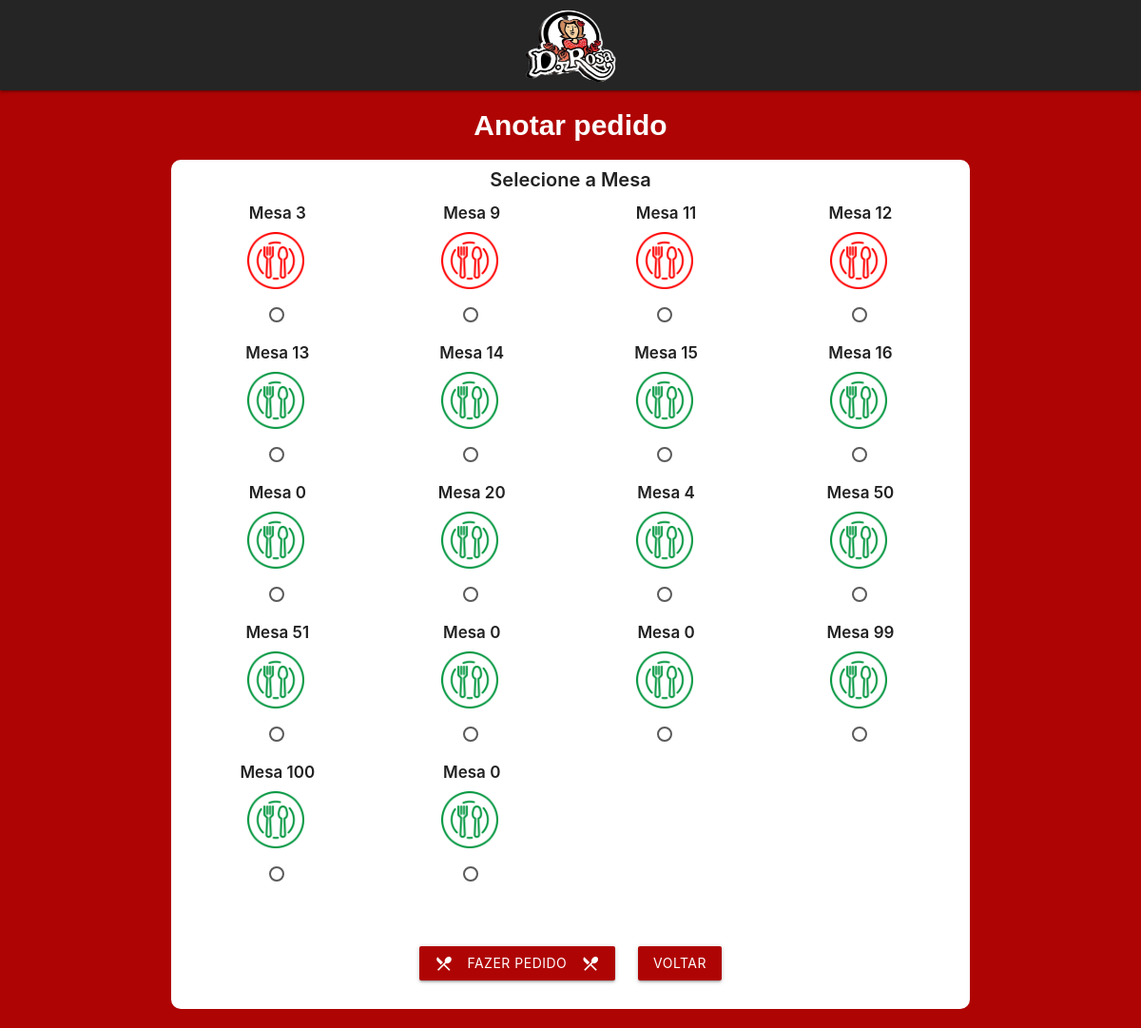
Page /admin/garcom/novopedido.php on the earlier database version.
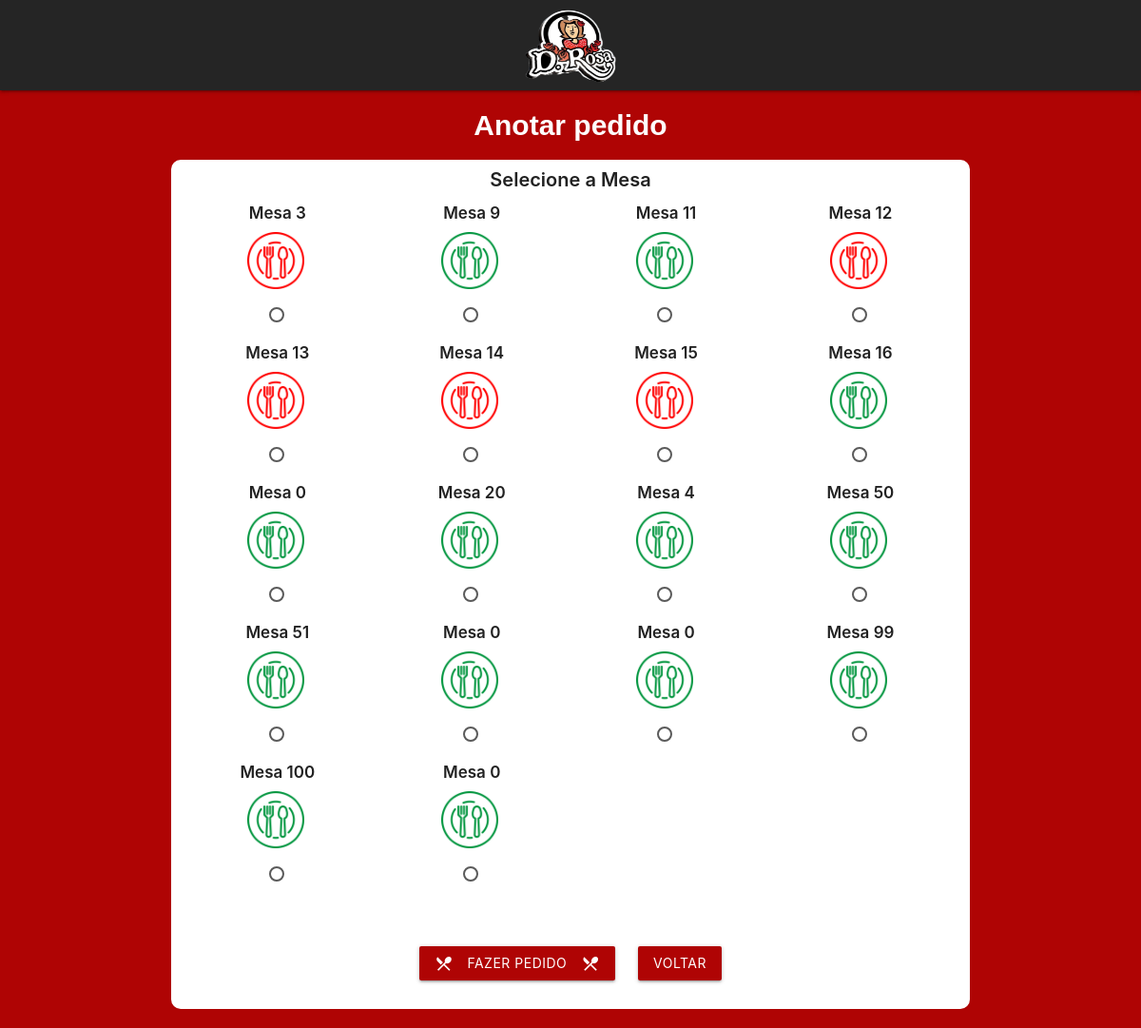
Same page on the later database version.
### tables this page shows
CREATE TABLE `mesa` (
  `idmesa` int(11) NOT NULL,
  `numero` int(11) NOT NULL,
  `status` int(11) NOT NULL
);

### admin/garcom/novopedido.php (the view, shortened to what this page needs)
<!DOCTYPE html>
<html>
<head>
    <link type="text/css" rel="stylesheet" href="../../materialize/css/materialize.min.css" media="screen,projection" />
    <link rel="stylesheet" type="text/css" media="screen" href="../../css/pedido.css">
    <link href="../../css/icon.css" rel="stylesheet">
</head>
<body>
    <nav>
        <div class="nav-wrapper">
            <a href="#" class="brand-logo center"><img src="../../img/logo.png" /></a>
        </div>
    </nav>
    <h1 class="titulo">Anotar pedido</h1>
    <div class="container">
        <div class="row">
            <form name="form1" method="post" action="../../php/pedido/admin/novopedido.php" id="escolheMesa">
                <div class="col s12 painel">
                    <h1 class="titulopainel">Selecione a Mesa</h1>
                    <?php
                    include '../../php/conexao.php';
                    try {
                        $stmt = $conexao->prepare("SELECT *from mesa ");
                        if ($stmt->execute()) {
                            while ($rs = $stmt->fetch(PDO::FETCH_OBJ)) {
                                ?>
                                <div class="col s3 mesa">
                                    <div class="col s12 img">
                                        <h1 class="texto">Mesa <?= $rs->numero ?></h1>
                                        <?php if ($rs->status == 0) {          ?>
                                            <img src="../../icons/icone2.png">
                                        <?php
                                                    } else {
                                                        ?>
                                            <img src="../../icons/icone3.png">
                                        <?php
                                                    }
                                                    ?>
                                        <div class="col s12 option">
                                            <p>
                                                <label>
                                                    <span></span>
                                                </label>
                                            </p>
                                        </div>
                                    </div>
                                </div>
                    <?php
                            }
                        } else {
                            echo "Erro: Não foi possivel recuperar os dados do banco de dados";
                        }
                    } catch (PDOException $erro) {
                        echo "Erro: " . $erro->getMessage();
                    }
                    ?>
                    <div class="col s12 botao">
                        <div class="col s12 button-center">
                            <button class="btn waves-effect waves-light button" type="submit">Fazer Pedido
                                <i class="material-icons left">local_dining</i><i class="material-icons right">local_dining</i>
                            </button>
                            <a href="index.php" class="waves-effect waves-light btn botaoVoltar">
                                Voltar
                            </a>
                        </div>
                    </div>
                </div>
            </form>
        </div>
    </div>
</body>
</html>

Differences in the rows shown:
changed mesa (number 2 of 18 on the later page): status: picture added; status: picture removed
changed mesa (number 3 of 18 on the later page): status: picture added; status: picture removed
changed mesa (number 5 of 18 on the later page): status: picture added; status: picture removed
changed mesa (number 6 of 18 on the later page): status: picture added; status: picture removed
changed mesa (number 7 of 18 on the later page): status: picture added; status: picture removed
